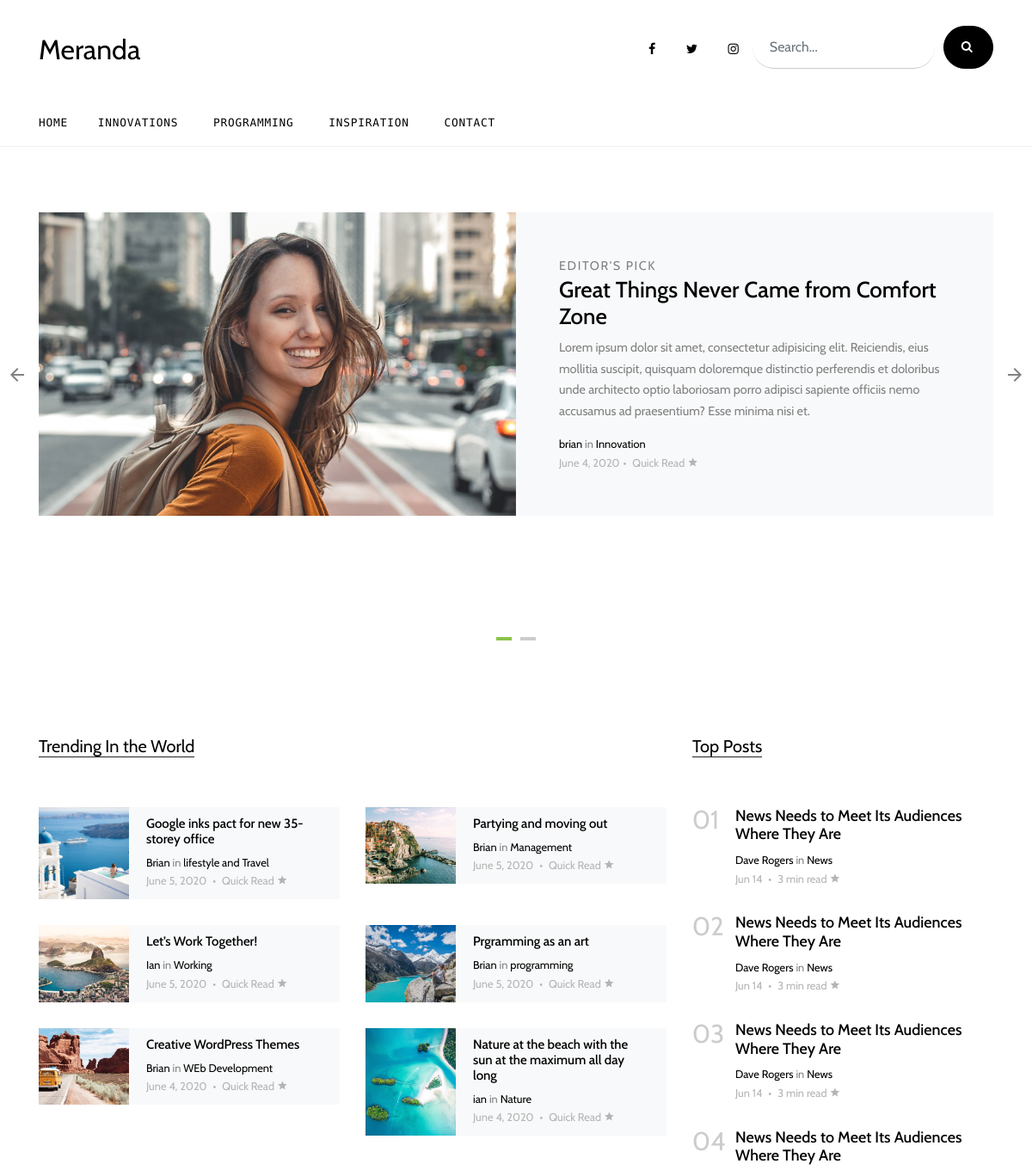
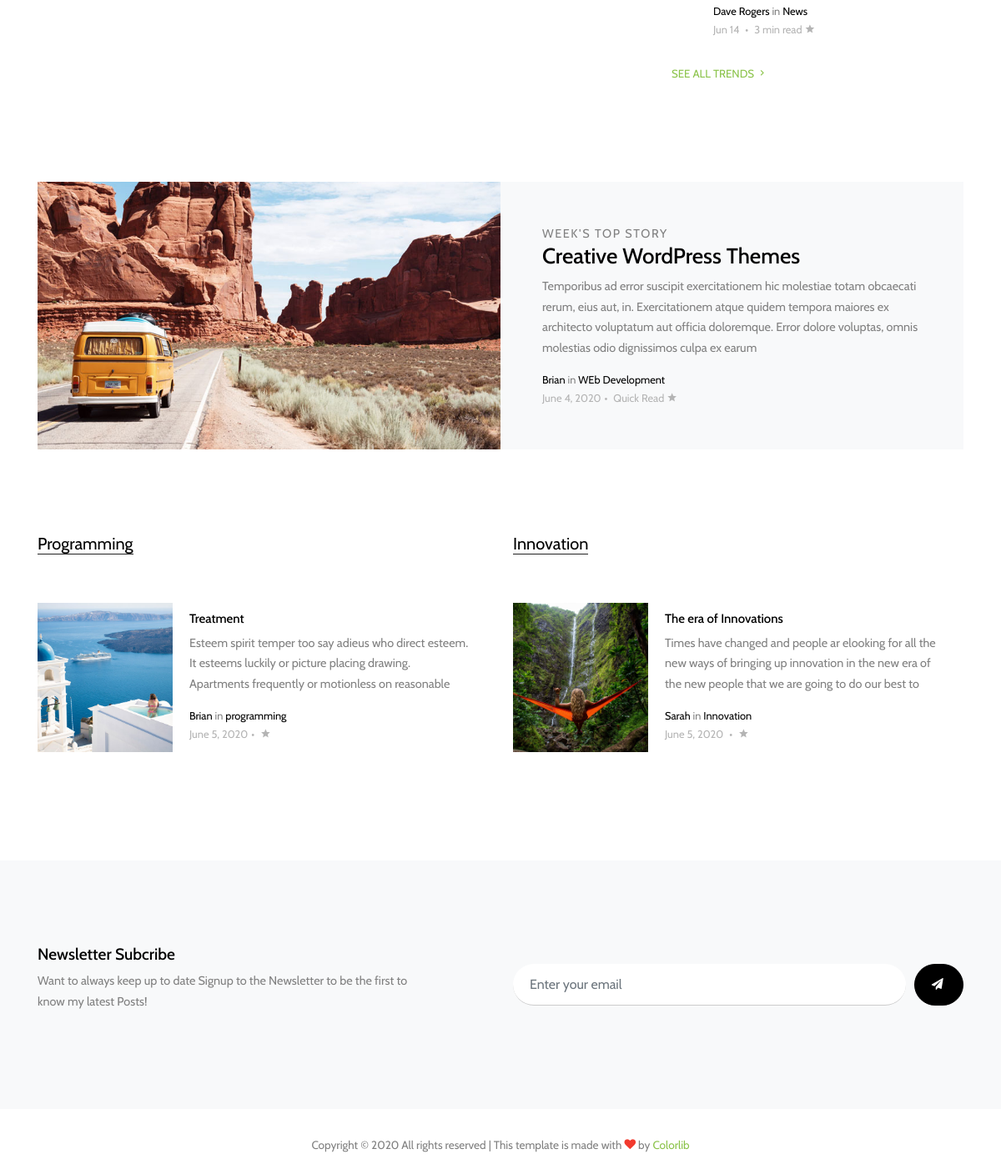
The page / on the database its author committed (2 pictures, top to bottom).
### blog/models.py (models this page shows, shortened)
class EditorsPick(models.Model):
    title = models.CharField(max_length=150)
    description = models.TextField()
    author = models.CharField(max_length=50, null=True, blank=True)
    tag = models.CharField(max_length=50)
    date_Created = models.DateField(auto_now_add=True)
    image = models.ImageField(upload_to='Editors_pick')
    @property
    def authorPrest(self):
        try:
            post = self.author
        except:
            post = ''
        return post
    @property
    def imageUrl(self):
        try:
            url = self.image.url
        except:
            url = ''
        return url

class Trending(models.Model):
    title = models.CharField(max_length=150)
    description = models.TextField()
    author = models.CharField(max_length=50, null=True, blank=True)
    tag = models.CharField(max_length=50)
    date_Created = models.DateField(auto_now_add=True)
    image = models.ImageField(upload_to='Trends')
    @property
    def authorPrest(self):
        try:
            post = self.author
        except:
            post = ''
        return post
    @property
    def imageUrl(self):
        try:
            url = self.image.url
        except:
            url = ''
        return url

class Posts(models.Model):
    title = models.CharField(max_length=150)
    description = models.TextField()
    author = models.CharField(max_length=50, null=True, blank=True)
    tag = models.CharField(max_length=50)
    date_Created = models.DateField(auto_now_add=True)
    image = models.ImageField(upload_to='Trends')
    @property
    def authorPrest(self):
        try:
            post = self.author
        except:
            post = ''
        return post
    @property
    def imageUrl(self):
        try:
            url = self.image.url
        except:
            url = ''
        return url

### blog/views.py (the view)
# urls.py: path('',views.index,name='index'),
def index(request):
    editors = EditorsPick.objects.all().order_by('date_Created')[:3]
    trends = Trending.objects.all().order_by('-date_Created')[:6]
    trendshead = Trending.objects.all().order_by('date_Created')[:1]
    Programm = Posts.objects.filter(
        tag='programming').order_by('-date_Created')[:3]
    innovation = Posts.objects.filter(
        tag='Innovation').order_by('-date_Created')[:3]
    if request.method == "POST":
        email = request.POST['NewsletterEmail']
        newslet = Newsletter(email=email)
        newslet.save()
    context = {
        'editors': editors,
        'trends': trends,
        'trendshead': trendshead,
        'Programm': Programm,
        'innovation': innovation
    }
    return render(request, 'blog/index.html', context)

### templates/blog/index.html (shortened to what this page needs)
<!DOCTYPE html>
{% extends "blog/base.html" %}
{% load static %}
{% block main-content %}
<div class="site-section py-0">
  <div class="owl-carousel hero-slide owl-style">
    {% for editor in editors %}
    <div class="site-section">
      <div class="container">
        <div class="half-post-entry d-block d-lg-flex bg-light">
          <div class="img-bg" style="background-image: url('{{editor.imageUrl}}')"></div>
          <div class="contents">
            <span class="caption">Editor's Pick</span>
            <h2><a href="blog-single.html">{{editor.title}}</a></h2>
            <p class="mb-3">{{editor.description}}</p>
            <div class="post-meta">
              <span class="d-block"><a href="#">{{editor.authorPrest}}</a> in <a href="#">{{editor.tag}}</a></span>
              <span class="date-read">{{editor.date_Created}}<span class="mx-1">&bullet;</span> Quick Read <span
                  class="icon-star2"></span></span>
            </div>
          </div>
        </div>
      </div>
    </div>
    {% endfor %}
  </div>
</div>
<div class="site-section">
  <div class="container">
    <div class="row">
      <div class="col-lg-8">
        <div class="row">
          <div class="col-12">
            <div class="section-title">
              <h2>Trending In the World</h2>
            </div>
          </div>
        </div>
        <div class="row">
          {% for trend in trends %}
          <div class="col-md-6">
            <div class="post-entry-2 d-flex bg-light">
              <div class="thumbnail" style="background-image: url('{{trend.imageUrl}}')"></div>
              <div class="contents">
                <h2><a href="{% url 'personalblog:trending-post' trend.id %}">{{trend.title}}</a></h2>
                <div class="post-meta">
                  <span class="d-block"><a href="#">{{trend.authorPrest}}</a> in <a href="#">{{trend.tag}}</a></span>
                  <span class="date-read">{{trend.date_Created}} <span class="mx-1">&bullet;</span> Quick Read <span
                      class="icon-star2"></span></span>
                </div>
              </div>
            </div>
          </div>
          {% endfor %}
        </div>
      </div>
      <div class="col-lg-4">
        <div class="section-title">
          <h2>Top Posts</h2>
        </div>
        <div class="trend-entry d-flex">
          <div class="number align-self-start">01</div>
          <div class="trend-contents">
            <h2><a href="blog-single.html">News Needs to Meet Its Audiences Where They Are</a></h2>
            <div class="post-meta">
              <span class="d-block"><a href="#">Dave Rogers</a> in <a href="#">News</a></span>
              <span class="date-read">Jun 14 <span class="mx-1">&bullet;</span> 3 min read <span
                  class="icon-star2"></span></span>
            </div>
          </div>
        </div>
        <div class="trend-entry d-flex">
          <div class="number align-self-start">02</div>
          <div class="trend-contents">
            <h2><a href="blog-single.html">News Needs to Meet Its Audiences Where They Are</a></h2>
            <div class="post-meta">
              <span class="d-block"><a href="#">Dave Rogers</a> in <a href="#">News</a></span>
              <span class="date-read">Jun 14 <span class="mx-1">&bullet;</span> 3 min read <span
                  class="icon-star2"></span></span>
            </div>
          </div>
        </div>
        <div class="trend-entry d-flex">
          <div class="number align-self-start">03</div>
          <div class="trend-contents">
            <h2><a href="blog-single.html">News Needs to Meet Its Audiences Where They Are</a></h2>
            <div class="post-meta">
              <span class="d-block"><a href="#">Dave Rogers</a> in <a href="#">News</a></span>
              <span class="date-read">Jun 14 <span class="mx-1">&bullet;</span> 3 min read <span
                  class="icon-star2"></span></span>
            </div>
          </div>
        </div>
        <div class="trend-entry d-flex">
          <div class="number align-self-start">04</div>
          <div class="trend-contents">
            <h2><a href="blog-single.html">News Needs to Meet Its Audiences Where They Are</a></h2>
            <div class="post-meta">
              <span class="d-block"><a href="#">Dave Rogers</a> in <a href="#">News</a></span>
              <span class="date-read">Jun 14 <span class="mx-1">&bullet;</span> 3 min read <span
                  class="icon-star2"></span></span>
            </div>
          </div>
        </div>
        <p>
          <a href="#" class="more">See All Trends <span class="icon-keyboard_arrow_right"></span></a>
        </p>
      </div>
    </div>
  </div>
</div>
<div class="py-0">
  <div class="container">
    {% for trend in trendshead %}
    <div class="half-post-entry d-block d-lg-flex bg-light">
      <div class="img-bg" style="background-image: url('{{trend.imageUrl}}')"></div>
      <div class="contents">
        <span class="caption">Week's Top Story</span>
        <h2><a href="{% url 'personalblog:trending-post' trend.id %}">{{trend.title}}</a></h2>
        <p class="mb-3">{{trend.description}}</p>
        <div class="post-meta">
          <span class="d-block"><a href="#">{{trend.authorPrest}}</a> in <a href="#">{{trend.tag}}</a></span>
          <span class="date-read">{{trend.date_Created}}<span class="mx-1">&bullet;</span> Quick Read <span
              class="icon-star2"></span></span>
        </div>
      </div>
    </div>
    {% endfor %}
  </div>
</div>
<div class="site-section">
  <div class="container">
    <div class="row">
      <div class="col-lg-6">
        <div class="section-title">
          <h2>Programming</h2>
        </div>
        {% for program in Programm %}
        <div class="post-entry-2 d-flex">
          <div class="thumbnail" style="background-image: url('{{program.imageUrl}}')"></div>
          <div class="contents">
            <h2><a href="{% url 'personalblog:post-Details' program.id %}">{{program.title}}</a></h2>
            <p class="mb-3">{{program.description}}</p>
            <div class="post-meta">
              <span class="d-block"><a href="#">{{program.authorPrest}}</a> in <a href="#">{{program.tag}}</a></span>
              <span class="date-read">{{program.date_Created}}<span class="mx-1">&bullet;</span> <span
                  class="icon-star2"></span></span>
            </div>
          </div>
        </div>
        {% endfor %}
      </div>
      <div class="col-lg-6">
        <div class="section-title">
          <h2>Innovation</h2>
        </div>
        {% for invo in innovation %}
        <div class="post-entry-2 d-flex">
          <div class="thumbnail" style="background-image: url('{{invo.imageUrl}}')"></div>
          <div class="contents">
            <h2><a href="{% url 'personalblog:post-Details' invo.id %}">{{invo.title}}</a></h2>
            <p class="mb-3">{{invo.description}}</p>
            <div class="post-meta">
              <span class="d-block"><a href="#">{{invo.authorPrest}}</a> in <a href="#">{{invo.tag}}</a></span>
              <span class="date-read">{{invo.date_Created}} <span class="mx-1">&bullet;</span> <span
                  class="icon-star2"></span></span>
            </div>
          </div>
        </div>
        {% endfor %}
      </div>
    </div>
  </div>
</div>
<div class="site-section subscribe bg-light">
  <div class="container">
    <form action="" class="row align-items-center" method="POST">
      <div class="col-md-5 mr-auto">
        <h2>Newsletter Subcribe</h2>
        <p>Want to always keep up to date Signup to the Newsletter to be the first to know my latest Posts!</p>
      </div>
      <div class="col-md-6 ml-auto">
        <div class="d-flex">
          <input type="email" name="NewsletterEmail" class="form-control" placeholder="Enter your email">
          <button type="submit" class="btn btn-secondary"><span class="icon-paper-plane"></span></button>
        </div>
      </div>
    </form>
  </div>
</div>
{% endblock main-content %}

### static/css/style.css (style rules this page uses)
html { overflow-x: hidden; }
body { line-height: 1.7; color: gray; font-weight: 300; font-size: .9rem; }
a { -webkit-transition: .3s all ease; -o-transition: .3s all ease; transition: .3s all ease; }
h1, h2, h3, h4, h5, .h1, .h2, .h3, .h4, .h5 { font-family: "Cabin", -apple-system, BlinkMacSystemFont, "Segoe UI", Roboto, "Helvetica Neue", Arial, sans-serif, "Apple Color Emoji", "Segoe UI Emoji", "Segoe UI Symbol", "Noto Color Emoji"; }
.site-section { padding: 2.5em 0; }
@media (min-width: 768px) { .site-section { padding: 7em 0; } }
.owl-slide-3, .owl-slide, .owl-style { position: relative; }
.section-title { color: #000; margin-bottom: 50px; }
.section-title h2 { font-size: 20px; font-weight: 400; border-bottom: 1px solid #222; position: relative; display: inline-block; }
.section-title h2:before { position: absolute; content: ""; height: 1px; background: #777; }
.btn { text-transform: uppercase; font-size: 14px; letter-spacing: .2rem; font-family: "Cabin", -apple-system, BlinkMacSystemFont, "Segoe UI", Roboto, "Helvetica Neue", Arial, sans-serif, "Apple Color Emoji", "Segoe UI Emoji", "Segoe UI Symbol", "Noto Color Emoji"; }
.post-meta { font-size: .8rem; }
.post-meta a { color: #000; }
.date-read { color: #b4b4b4; }
.post-entry-1, .post-entry-2 { font-size: .9rem; margin-bottom: 30px; }
.post-entry-1 h2, .post-entry-2 h2 { font-size: 20px; }
.post-entry-1 h2 a, .post-entry-2 h2 a { color: #000; }
.post-entry-2 { font-size: .9rem; }
.post-entry-2 .thumbnail { background-size: cover; background-position: center; width: 30%; }
.post-entry-2 .contents { width: 70%; padding: 10px 20px; }
.post-entry-2 .contents h2 { font-size: 15px; }
.trend-entry { margin-bottom: 30px; }
.trend-entry .number { -webkit-box-flex: 0; -ms-flex: 0 0 50px; flex: 0 0 50px; font-size: 30px; line-height: 1; color: #ccc; }
.trend-entry .trend-contents h2 { font-size: 18px; }
.trend-entry .trend-contents h2 a { color: #000; }
.caption { font-size: .9rem; text-transform: uppercase; letter-spacing: .1rem; }
.half-post-entry .caption { font-size: .9rem; text-transform: uppercase; letter-spacing: .1rem; }
.half-post-entry .img-bg, .half-post-entry .contents { width: 50%; }
.half-post-entry .img-bg { background-size: cover; background-position: center center; background-repeat: no-repeat; }
.half-post-entry .contents { padding: 50px; font-size: .9rem; height: auto; }
.half-post-entry .contents h2 { font-size: 26px; }
.half-post-entry .contents h2 a { color: #000; }
.more { color: #8bc34a; text-transform: uppercase; font-size: .83rem; }
.form-control { margin-right: 10px; height: 50px; padding-left: 20px; padding-right: 20px; border-radius: 30px; border: none; background: #fff; border-bottom: 1px solid transparent; border-bottom: 1px solid #ccc; }
.btn { border-radius: 30px; background: #000; padding-left: 20px; padding-right: 20px; border-color: #000; color: #fff; }
.subscribe form .form-control { margin-right: 10px; height: 50px; padding-left: 20px; padding-right: 20px; border-radius: 30px; border: none; background: #fff; border-bottom: 1px solid transparent; border-bottom: 1px solid #ccc; }
.subscribe form .btn { border-radius: 30px; background: #000; padding-left: 20px; padding-right: 20px; border-color: #000; }
.subscribe form h2 { font-size: 1.2rem; color: #000; }
.subscribe form p { font-size: .9rem; }

### rows shown on the page
EditorsPick: imageUrl (picture), title "Great Things Never Came from Comfort Zone", description "Lorem ipsum dolor sit amet, consectetur adipisicing elit. Reiciendis, eius mollitia suscipit, quisquam doloremque distinctio perferendis et doloribus unde architecto optio laboriosam porro adipisci sapiente officiis nemo accusamus ad praesentium? Esse minima nisi et.", authorPrest "brian", tag "Innovation", date_Created "June 4, 2020"
Trending: imageUrl (picture), title "Google inks pact for new 35-storey office", authorPrest "Brian", tag "lifestyle and Travel", date_Created "June 5, 2020"
Trending: imageUrl (picture), title "Partying and moving out", authorPrest "Brian", tag "Management", date_Created "June 5, 2020"
Trending: imageUrl (picture), title "Let’s Work Together!", authorPrest "Ian", tag "Working", date_Created "June 5, 2020"
Trending: imageUrl (picture), title "Prgramming as an art", authorPrest "Brian", tag "programming", date_Created "June 5, 2020"
Trending: imageUrl (picture), title "Creative WordPress Themes", authorPrest "Brian", tag "WEb Development", date_Created "June 4, 2020", description "Temporibus ad error suscipit exercitationem hic molestiae totam obcaecati rerum, eius aut, in. Exercitationem atque quidem tempora maiores ex architecto voluptatum aut officia doloremque. Error dolore voluptas, omnis molestias odio dignissimos culpa ex earum"
Trending: imageUrl (picture), title "Nature at the beach with the sun at the maximum all day long", authorPrest "ian", tag "Nature", date_Created "June 4, 2020"
Posts: imageUrl (picture), title "Treatment", description "Esteem spirit temper too say adieus who direct esteem. It esteems luckily or picture placing drawing. Apartments frequently or motionless on reasonable", authorPrest "Brian", tag "programming", date_Created "June 5, 2020"
Posts: imageUrl (picture), title "The era of Innovations", description "Times have changed and people ar elooking for all the new ways of bringing up innovation in the new era of the new people that we are going to do our best to", authorPrest "Sarah", tag "Innovation", date_Created "June 5, 2020"
